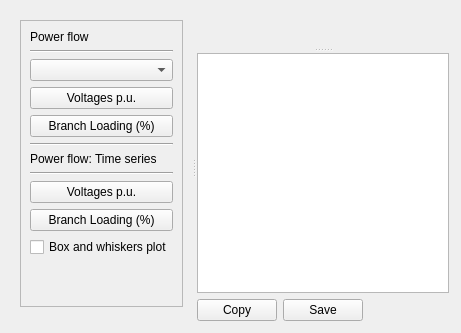
      <widget class="QWidget" name="tab_2">
       <attribute name="icon">
        <iconset resource="icons.qrc">
         <normaloff>:/file/ic_insert_chart_black_48dp.png</normaloff>:/file/ic_insert_chart_black_48dp.png</iconset>
       </attribute>
       <attribute name="title">
        <string>Results</string>
       </attribute>
       <layout class="QGridLayout" name="gridLayout_3">
        <item row="0" column="0">
         <widget class="QSplitter" name="splitter_2">
          <property name="orientation">
           <enum>Qt::Horizontal</enum>
          </property>
          <property name="childrenCollapsible">
           <bool>false</bool>
          </property>
          <widget class="QFrame" name="frame_4">
           <property name="frameShape">
            <enum>QFrame::NoFrame</enum>
           </property>
           <property name="frameShadow">
            <enum>QFrame::Raised</enum>
           </property>
           <layout class="QGridLayout" name="gridLayout">
            <item row="0" column="0">
             <widget class="QFrame" name="frame_12">
              <property name="frameShape">
               <enum>QFrame::StyledPanel</enum>
              </property>
              <property name="frameShadow">
               <enum>QFrame::Raised</enum>
              </property>
              <layout class="QVBoxLayout" name="verticalLayout_11">
               <item>
                <widget class="QLabel" name="label_2">
                 <property name="text">
                  <string>Power flow</string>
                 </property>
                </widget>
               </item>
               <item>
                <widget class="Line" name="line_4">
                 <property name="orientation">
                  <enum>Qt::Horizontal</enum>
                 </property>
                </widget>
               </item>
               <item>
                <widget class="QComboBox" name="results_time_selection_comboBox"/>
               </item>
               <item>
                <widget class="QPushButton" name="per_unit_voltages_Button">
                 <property name="text">
                  <string>Voltages p.u.</string>
                 </property>
                </widget>
               </item>
               <item>
                <widget class="QPushButton" name="branches_loading_Button">
                 <property name="text">
                  <string>Branch Loading (%)</string>
                 </property>
                </widget>
               </item>
               <item>
                <widget class="Line" name="line_6">
                 <property name="orientation">
                  <enum>Qt::Horizontal</enum>
                 </property>
                </widget>
               </item>
               <item>
                <widget class="QLabel" name="label_7">
                 <property name="text">
                  <string>Power flow: Time series</string>
                 </property>
                </widget>
               </item>
               <item>
                <widget class="Line" name="line_5">
                 <property name="orientation">
                  <enum>Qt::Horizontal</enum>
                 </property>
                </widget>
               </item>
               <item>
                <widget class="QPushButton" name="per_unit_voltages_series_Button">
                 <property name="text">
                  <string>Voltages p.u.</string>
                 </property>
                </widget>
               </item>
               <item>
                <widget class="QPushButton" name="branches_loading_series_Button">
                 <property name="text">
                  <string>Branch Loading (%)</string>
                 </property>
                </widget>
               </item>
               <item>
                <widget class="QCheckBox" name="boxplot_checkbox">
                 <property name="text">
                  <string>Box and whiskers plot</string>
                 </property>
                </widget>
               </item>
               <item>
                <spacer name="verticalSpacer_2">
                 <property name="orientation">
                  <enum>Qt::Vertical</enum>
                 </property>
                 <property name="sizeHint" stdset="0">
                  <size>
                   <width>20</width>
                   <height>40</height>
                  </size>
                 </property>
                </spacer>
               </item>
              </layout>
             </widget>
            </item>
            <item row="1" column="0">
             <widget class="QFrame" name="frame_11">
              <property name="frameShape">
               <enum>QFrame::StyledPanel</enum>
              </property>
              <property name="frameShadow">
               <enum>QFrame::Raised</enum>
              </property>
             </widget>
            </item>
           </layout>
          </widget>
          <widget class="QSplitter" name="splitter">
           <property name="orientation">
            <enum>Qt::Vertical</enum>
           </property>
           <widget class="MatplotlibWidget" name="resultsPlot" native="true"/>
           <widget class="QFrame" name="frame_5">
            <property name="frameShape">
             <enum>QFrame::NoFrame</enum>
            </property>
            <property name="frameShadow">
             <enum>QFrame::Raised</enum>
            </property>
            <layout class="QGridLayout" name="gridLayout_2">
             <property name="margin">
              <number>1</number>
             </property>
             <item row="1" column="2">
              <spacer name="horizontalSpacer_4">
               <property name="orientation">
                <enum>Qt::Horizontal</enum>
               </property>
               <property name="sizeHint" stdset="0">
                <size>
                 <width>40</width>
                 <height>20</height>
                </size>
               </property>
              </spacer>
             </item>
             <item row="0" column="0" colspan="3">
              <widget class="QTableView" name="resultsTableView"/>
             </item>
             <item row="1" column="0">
              <widget class="QPushButton" name="copyResultsButton">
               <property name="text">
                <string>Copy</string>
               </property>
              </widget>
             </item>
             <item row="1" column="1">
              <widget class="QPushButton" name="saveResultsButton">
               <property name="text">
                <string>Save</string>
               </property>
              </widget>
             </item>
            </layout>
           </widget>
          </widget>
         </widget>
        </item>
       </layout>
      </widget>
